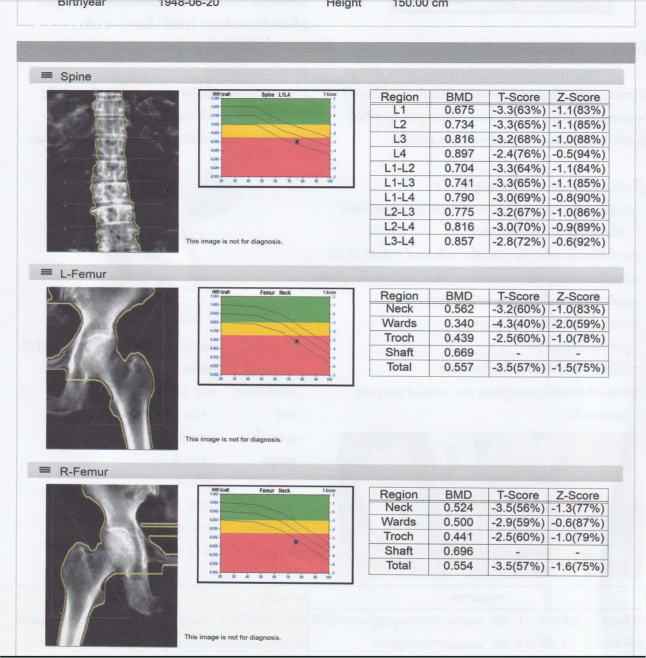
#> input picture 640002588/Web Query.jpg, 1291 x 1315 px (shown at 1/2 size)
$ python -i train_model.py   (imports and definitions only)   (older library calls are emulated)
#> lines starting #> are read from the running program, lines starting #| are printed output that depends on the picture
import pandas as pd
import numpy as np
import cv2
import os
import joblib
from sklearn.model_selection import train_test_split, cross_val_score, StratifiedKFold
from sklearn.ensemble import RandomForestClassifier
from sklearn.metrics import accuracy_score, f1_score, roc_auc_score, classification_report
from sklearn.preprocessing import LabelEncoder
from skimage.feature import graycomatrix, graycoprops

def load_data(csv_path):
    df = pd.read_csv(csv_path)
    return df

def extract_features_part_a(img):
    # Base Image: simple resize to 64x64 and color histogram
    img_resized = cv2.resize(img, (64, 64))
    hist = cv2.calcHist([img_resized], [0], None, [64], [0, 256]).flatten()
    return hist / (hist.sum() + 1e-7)

def extract_features_part_b(img):
    # ROI Extraction: crop center
    h, w = img.shape[:2]
    roi = img[int(h*0.25):int(h*0.75), int(w*0.25):int(w*0.75)]
    if len(roi.shape) == 3:
        roi_gray = cv2.cvtColor(roi, cv2.COLOR_BGR2GRAY)
    else:
        roi_gray = roi

    # Feature extraction (GLCM)
    glcm = graycomatrix(roi_gray, distances=[1], angles=[0], levels=256, symmetric=True, normed=True)
    contrast = graycoprops(glcm, 'contrast')[0, 0]
    dissimilarity = graycoprops(glcm, 'dissimilarity')[0, 0]
    homogeneity = graycoprops(glcm, 'homogeneity')[0, 0]
    energy = graycoprops(glcm, 'energy')[0, 0]
    correlation = graycoprops(glcm, 'correlation')[0, 0]

    return np.array([contrast, dissimilarity, homogeneity, energy, correlation])

def get_combined_features(img_path):
#> called with img_path = '640002588/Web Query.jpg'
    img = cv2.imread(img_path)
#> img is the input picture: shape (1315, 1291, 3); mean B, G, R 202.5, 201, 203.6
    if img is None:
        return np.zeros(64 + 5)

    feat_a = extract_features_part_a(img)
#> in extract_features_part_a, `img_resized = cv2.resize(img, (64, 64))`:
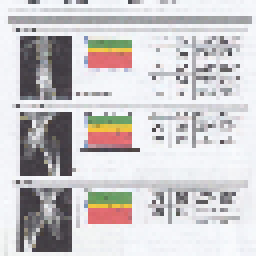
#> img_resized: shape (64, 64, 3) (shown 4 times larger); mean B, G, R 202.2, 200.7, 203.5
#> in extract_features_part_a, `hist = cv2.calcHist([img_resized], [0], None, [64], [0, 256]).flatten()`: hist = 64 values, max 1147 at index 62, min 0 at index 0, mean 64
#> feat_a = 64 values, max 0.28 at index 62, min 0 at index 0, mean 0.0156
    feat_b = extract_features_part_b(img)
#> in extract_features_part_b, `roi = img[int(h*0.25):int(h*0.75), int(w*0.25):int(w*0.75)]`:
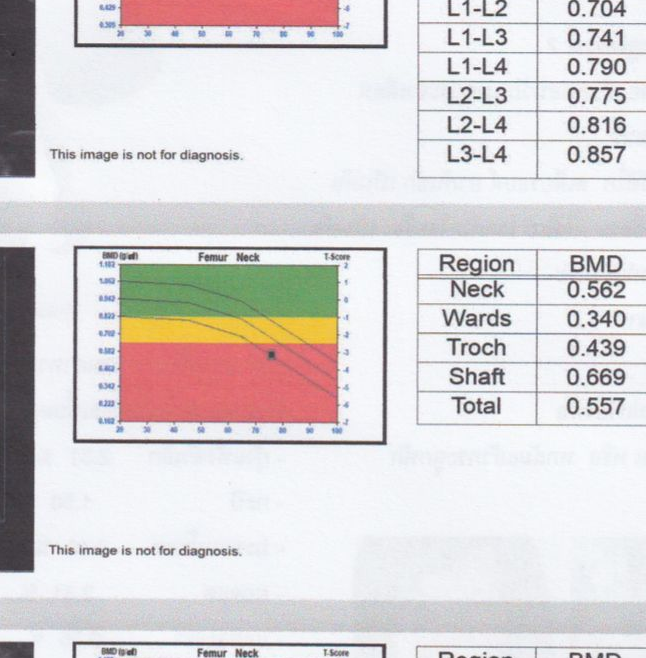
#> roi: shape (658, 646, 3); mean B, G, R 214.1, 213.1, 217.6
#> in extract_features_part_b, `roi_gray = cv2.cvtColor(roi, cv2.COLOR_BGR2GRAY)`:
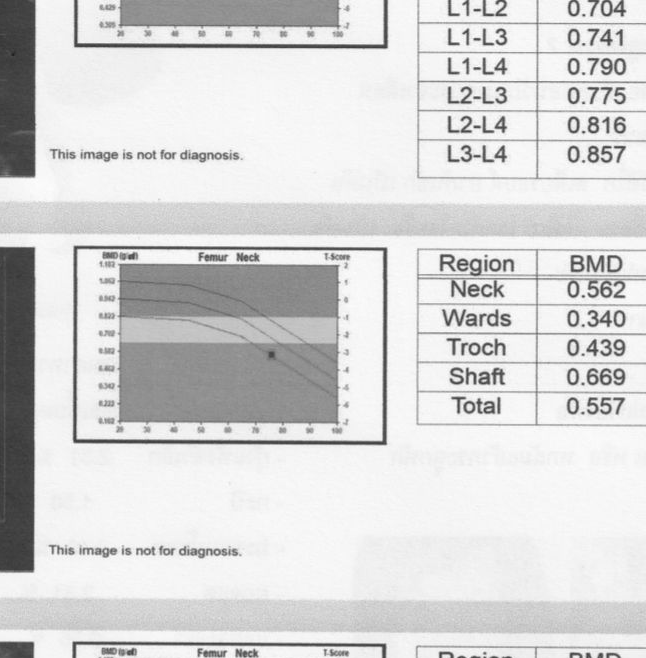
#> roi_gray: shape (658, 646); min 30, max 255, mean 214.5
#> in extract_features_part_b, `contrast = graycoprops(glcm, 'contrast')[0, 0]`: contrast = 164.5
#> in extract_features_part_b, `dissimilarity = graycoprops(glcm, 'dissimilarity')[0, 0]`: dissimilarity = 4.34
#> in extract_features_part_b, `homogeneity = graycoprops(glcm, 'homogeneity')[0, 0]`: homogeneity = 0.543
#> in extract_features_part_b, `energy = graycoprops(glcm, 'energy')[0, 0]`: energy = 0.124
#> in extract_features_part_b, `correlation = graycoprops(glcm, 'correlation')[0, 0]`: correlation = 0.967
#> feat_b = [164.5, 4.34, 0.543, 0.124, 0.967]
    return np.concatenate([feat_a, feat_b])

# [56 lines left out: function main, not called in this run]

# [2 lines not run here, left out]

>>> result = get_combined_features('640002588/Web Query.jpg')
#> result = 69 values, max 164.5 at index 64, min 0 at index 0, mean 2.48
